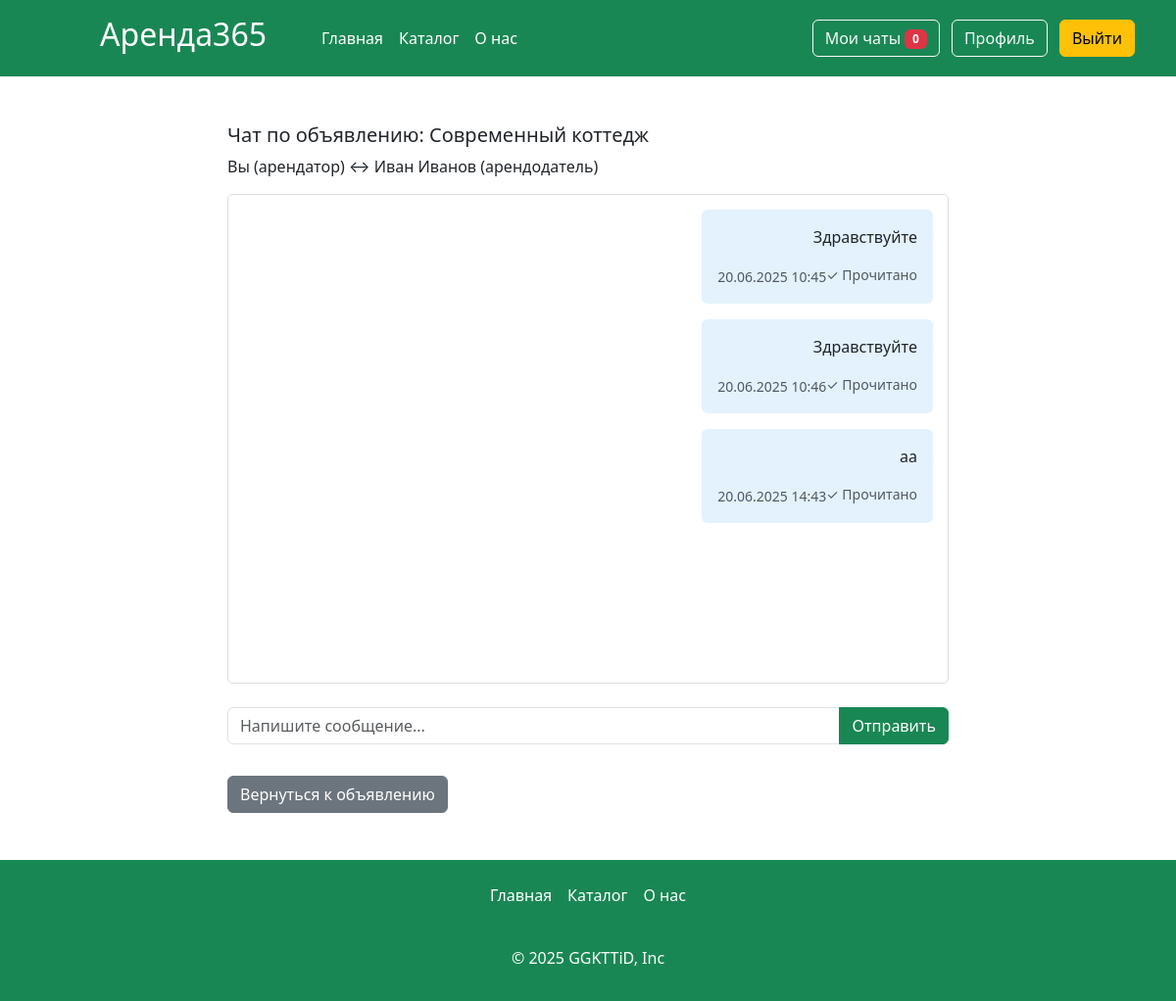
/chat/7/2 (signed in), run on the app's committed database.
### app.py (models this page shows, shortened)
class Articles(db.Model):
    id = db.Column(db.Integer,primary_key=True)
    title = db.Column(db.String(100))
    text = db.Column(db.Text)
    image_name = db.Column(db.String(100))
    category = db.Column(db.String(100))
    price = db.Column(db.Integer)
    floor = db.Column(db.Integer)
    entrance = db.Column(db.Integer)
    type_app = db.Column(db.String(100))
    address= db.Column(db.String(100))
    count_rooms = db.Column(db.Integer)
    hide = db.Column(db.Boolean, default=True)
    created_at = db.Column(db.DateTime, default=datetime.now)
    id_user = db.Column(db.Integer, db.ForeignKey('users.id'))
    orders = db.relationship('Orders', backref='article', lazy=True)
    images = db.relationship('Image', backref='article', lazy=True, cascade="all, delete-orphan")

class Users(db.Model):
    id = db.Column(db.Integer,primary_key=True)
    name = db.Column(db.String(100))
    surname = db.Column(db.String(100))
    email = db.Column(db.String(100), unique=True)
    password = db.Column(db.String(100), unique=True)
    root = db.Column(db.Integer, default=0)
    avatar = db.Column(db.String(120), default='default.jpg')
    articles = db.relationship('Articles', backref='users', lazy=True)

class Messages(db.Model):
    id = db.Column(db.Integer, primary_key=True)
    content = db.Column(db.Text, nullable=False)
    timestamp = db.Column(db.DateTime, default=datetime.now)
    sender_id = db.Column(db.Integer, db.ForeignKey('users.id'), nullable=False)
    recipient_id = db.Column(db.Integer, db.ForeignKey('users.id'), nullable=False)
    article_id = db.Column(db.Integer, db.ForeignKey('articles.id'), nullable=False)
    is_read = db.Column(db.Boolean, default=False)
    sender = db.relationship('Users', foreign_keys=[sender_id])
    recipient = db.relationship('Users', foreign_keys=[recipient_id])
    article = db.relationship('Articles')

### app.py (the view)
@app.route('/chat/<int:article_id>/<int:recipient_id>')
def chat(article_id, recipient_id):
    current_user = Users.query.filter_by(email=session['name']).first()
    article = Articles.query.get_or_404(article_id)
    recipient = Users.query.get_or_404(recipient_id)
    landlord_id = article.id_user
    if current_user.id == landlord_id:
        tenant_id = recipient_id
        if not Orders.query.filter_by(id_article=article_id, id_user=recipient_id).first():
            abort(403, description="Этот пользователь не арендовал данное жилье")
    else:
        tenant_id = current_user.id
        if not Orders.query.filter_by(id_article=article_id, id_user=current_user.id).first():
            abort(403, description="Вы не арендовали данное жилье")
        if recipient_id != landlord_id:
            abort(403, description="Некорректный собеседник")
    interlocutor = Users.query.get_or_404(recipient_id)
    messages = Messages.query.filter(
        ((Messages.sender_id == current_user.id) & (Messages.recipient_id == recipient_id)) |
        ((Messages.sender_id == recipient_id) & (Messages.recipient_id == current_user.id)),
        Messages.article_id == article_id
    ).order_by(Messages.timestamp.asc()).all()
    for message in messages:
        if message.recipient_id == current_user.id and not message.is_read:
            message.is_read = True
            db.session.commit()
    return render_template('chat.html',
                         messages=messages,
                         article=article,
                         interlocutor=interlocutor,
                         current_user=current_user,
                         is_landlord=current_user.id == landlord_id,recipient=recipient)

### app.py (called while the page is built)
@app.context_processor
def inject_unread_messages():
    if 'name' in session:
        current_user = Users.query.filter_by(email=session['name']).first()
        unread_count = Messages.query.filter_by(recipient_id=current_user.id, is_read=False).count()
        return dict(unread_messages=unread_count)
    return dict(unread_messages=0)

@app.context_processor
def inject_user():
    def get_user_name():
        if 'name' in session:
            return Users.query.filter_by(email=session['name']).first()
    return dict(active_user=get_user_name())

@app.context_processor
def inject_unread_count():
    if 'name' in session:
        user = Users.query.filter_by(email=session['name']).first()
        if user:
            unread_count = Notification.query.filter_by(user_id=user.id, is_read=False).count()
            return dict(unread_notifications=unread_count)
    return dict(unread_notifications=0)

### templates/chat.html (shortened to what this page needs)
{% extends 'base.html' %}
{% block main %}
<main>
    <div class="container my-5">
        <div class="row">
            <div class="col-md-8 mx-auto">
            <div class="chat-header">
                <h5>Чат по объявлению: {{ article.title }}</h5>
                <p>
                    {% if is_landlord %}
                        Вы (арендодатель) ↔ {{ interlocutor.name }} {{ interlocutor.surname }} (арендатор)
                    {% else %}
                        Вы (арендатор) ↔ {{ interlocutor.name }} {{ interlocutor.surname }} (арендодатель)
                    {% endif %}
                </p>
            </div>
                <div class="chat-container mb-4" style="height: 500px; overflow-y: auto; border: 1px solid #ddd; padding: 15px; border-radius: 5px;">
                    {% for message in messages %}
                    <div class="message mb-3 {% if message.sender_id == current_user.id %}text-end{% endif %}">
                        <div class="d-flex {% if message.sender_id == current_user.id %}justify-content-end{% else %}justify-content-start{% endif %}">
                            <div class="message-content p-3 rounded"
                                 style="max-width: 70%;
                                        {% if message.sender_id == current_user.id %}background-color: #e3f2fd;{% else %}background-color: #f5f5f5;{% endif %}">
                                <p>{{ message.content }}</p>
                                <small class="text-muted">{{ message.timestamp.strftime('%d.%m.%Y %H:%M') }}</small>
                                {% if message.sender_id == current_user.id and message.is_read %}
                                <small class="text-muted float-end">✓ Прочитано</small>
                                {% endif %}
                            </div>
                        </div>
                    </div>
                    {% endfor %}
                </div>
                <form method="POST" action="{{ url_for('send_message', article_id=article.id, recipient_id=recipient.id) }}">
                    <div class="input-group mb-3">
                        <input type="text" name="content" class="form-control" placeholder="Напишите сообщение..." required>
                        <button class="btn btn-success" type="submit">Отправить</button>
                    </div>
                </form>
                <a href="{{ url_for('card', id=article.id) }}" class="btn btn-secondary mt-3">Вернуться к объявлению</a>
            </div>
        </div>
    </div>
</main>
{% endblock %}

### static/css/style.css (style rules this page uses)
html { height: 100%; }
body { display: flex; flex-direction: column; height: 100%; background-color: #ffff; border-radius: 30px; }
main { flex: 1 0 auto; }
.chat-container { scroll-behavior: smooth; }
.message-content { word-wrap: break-word; }

### data on the page
Articles: title "Современный коттедж"
Users: name "Иван", surname "Иванов"
Messages: content "Здравствуйте", timestamp "20.06.2025 10:45", is_read "✓ Прочитано"
Messages: content "Здравствуйте", timestamp "20.06.2025 10:46", is_read "✓ Прочитано"
Messages: content "аа", timestamp "20.06.2025 14:43", is_read "✓ Прочитано"

### other printed values
{{ unread_messages }} "0"
